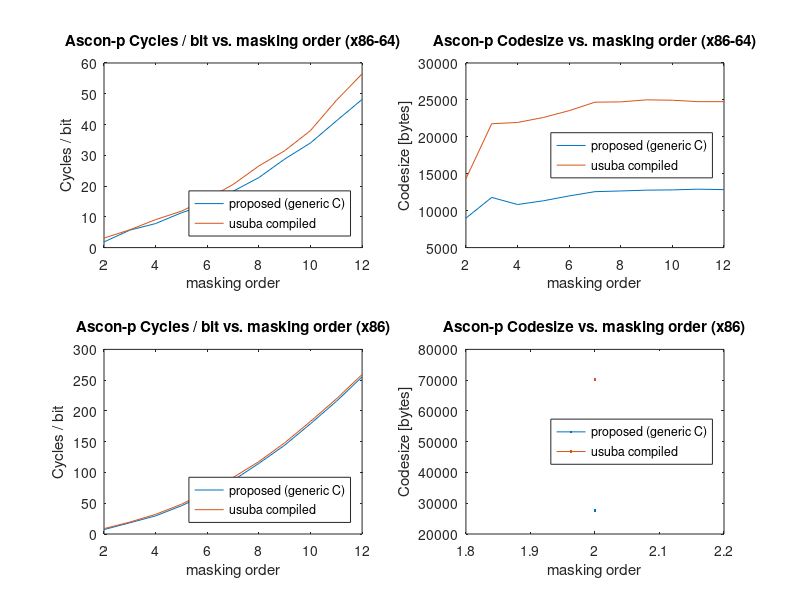

Here is the MATLAB script that generated this plot:

load("benchmark64.mat")

subplot(2,2,1)
plot(d, gc, d, uc)
title("Ascon-p Cycles / bit vs. masking order (x86-64)")
xlabel("masking order")
ylabel("Cycles / bit")
legend("proposed (generic C)", "usuba compiled", "Location", 'southeast')


load("codesize64.mat")
subplot(2,2,2)
plot(d, gc, d, uc)
title("Ascon-p Codesize vs. masking order (x86-64)")
xlabel("masking order")
ylabel("Codesize [bytes]")
legend("proposed (generic C)", "usuba compiled", "Location", 'east')


load("benchmark32.mat")

subplot(2,2,3)
plot(d, gc, d, uc)
title("Ascon-p Cycles / bit vs. masking order (x86)")
xlabel("masking order")
ylabel("Cycles / bit")
legend("proposed (generic C)", "usuba compiled", "Location", 'southeast')


load("codesize32.mat")
subplot(2,2,4)
plot(d, gc, d, uc)
title("Ascon-p Codesize vs. masking order (x86)")
xlabel("masking order")
ylabel("Codesize [bytes]")
legend("proposed (generic C)", "usuba compiled", "Location", 'east')


